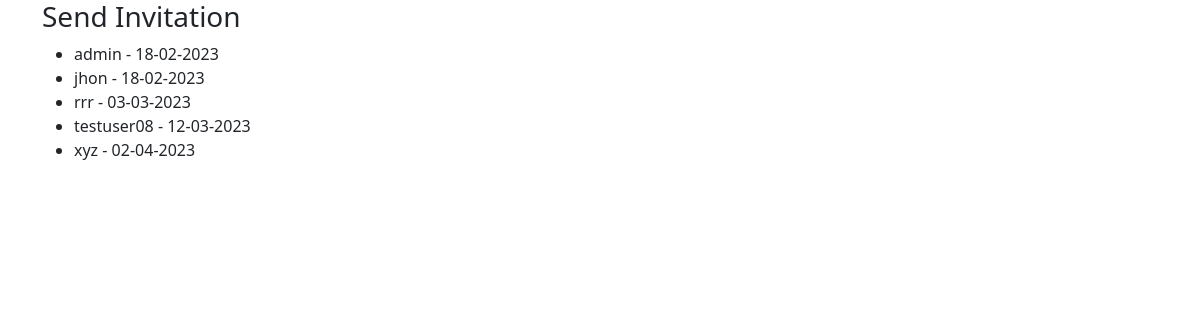
The page /profiles/send-invitation/ (signed in) on the database its author committed.
### profiles/models.py (models this page shows, shortened)
class Profile(models.Model):
    first_name = models.CharField(max_length=100,blank=True)
    last_name = models.CharField(max_length=100,blank=True)
    user = models.OneToOneField(User, on_delete=models.CASCADE)
    bio = models.TextField(default='no bio.')
    email = models.EmailField(max_length=200,blank=True)
    country = models.CharField(max_length=100,blank=True)
    avatar = models.ImageField(upload_to='user_avatar/', default='user.png')
    friends = models.ManyToManyField(User,blank=True,related_name='friends')
    slug = models.SlugField(unique=True, blank=True)
    created = models.DateTimeField(auto_now_add=True)
    updated = models.DateTimeField(auto_now=True)
    objects = ProfileManager()
    def __str__(self):
        return f"{self.user.username} - {self.created.strftime('%d-%m-%Y')}"

### profiles/views.py (the view)
# urls.py: path('send-invitation/',views.send_envitation,name='send-invitation'),
def send_envitation(request):
    user = request.user
    qs = Profile.objects.get_all_profiles_for_sent_invite(user)
    context = {
        'qs':qs,
    }
    return render(request,'profiles/send_invitation.html',context)

### profiles/models.py (called while the page is built)
    def get_all_profiles_for_sent_invite(self,sender):
        profile = Profile.objects.get(user=sender)
        profiles = Profile.objects.all().exclude(user=sender)
        qs = Relationship.objects.filter(Q(sender=profile) | Q(receiver=profile))
        accepted = set([])
        for i in qs:
            if i.status == 'accepted':
                accepted.add(i.sender)
                accepted.add(i.receiver)
        available = [profile for profile in profiles if profile not in accepted ]
        return available

### templates/profiles/send_invitation.html (shortened to what this page needs)
{% extends 'base.html' %}
{% block body %}
<div class="container">
    <h3>Send Invitation</h3>
    <ul>
        {% for i in qs %}
        <li>{{i}}</li>
        {% endfor %}
    </ul>
</div>
{% endblock %}

### rows shown on the page
Profile: user+created "admin - 18-02-2023"
Profile: user+created "jhon - 18-02-2023"
Profile: user+created "rrr - 03-03-2023"
Profile: user+created "testuser08 - 12-03-2023"
Profile: user+created "xyz - 02-04-2023"
